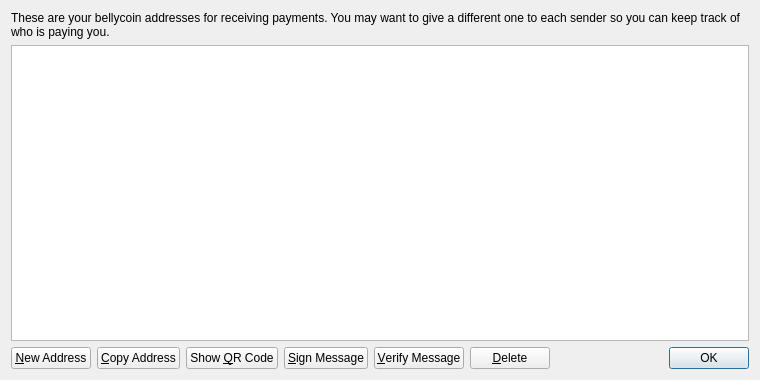
<?xml version="1.0" encoding="UTF-8"?>
<ui version="4.0">
 <class>AddressBookPage</class>
 <widget class="QWidget" name="AddressBookPage">
  <property name="geometry">
   <rect>
    <x>0</x>
    <y>0</y>
    <width>760</width>
    <height>380</height>
   </rect>
  </property>
  <property name="windowTitle">
   <string>Address Book</string>
  </property>
  <layout class="QVBoxLayout" name="verticalLayout">
   <item>
    <widget class="QLabel" name="labelExplanation">
     <property name="text">
      <string>These are your bellycoin addresses for receiving payments. You may want to give a different one to each sender so you can keep track of who is paying you.</string>
     </property>
     <property name="textFormat">
      <enum>Qt::PlainText</enum>
     </property>
     <property name="wordWrap">
      <bool>true</bool>
     </property>
    </widget>
   </item>
   <item>
    <widget class="QTableView" name="tableView">
     <property name="contextMenuPolicy">
      <enum>Qt::CustomContextMenu</enum>
     </property>
     <property name="toolTip">
      <string>Double-click to edit address or label</string>
     </property>
     <property name="tabKeyNavigation">
      <bool>false</bool>
     </property>
     <property name="alternatingRowColors">
      <bool>true</bool>
     </property>
     <property name="selectionMode">
      <enum>QAbstractItemView::SingleSelection</enum>
     </property>
     <property name="selectionBehavior">
      <enum>QAbstractItemView::SelectRows</enum>
     </property>
     <property name="sortingEnabled">
      <bool>true</bool>
     </property>
     <attribute name="verticalHeaderVisible">
      <bool>false</bool>
     </attribute>
    </widget>
   </item>
   <item>
    <layout class="QHBoxLayout" name="horizontalLayout">
     <item>
      <widget class="QPushButton" name="newAddressButton">
       <property name="toolTip">
        <string>Create a new address</string>
       </property>
       <property name="text">
        <string>&amp;New Address</string>
       </property>
       <property name="icon">
        <iconset resource="../bitcoin.qrc">
         <normaloff>:/icons/add</normaloff>:/icons/add</iconset>
       </property>
      </widget>
     </item>
     <item>
      <widget class="QPushButton" name="copyToClipboard">
       <property name="toolTip">
        <string>Copy the currently selected address to the system clipboard</string>
       </property>
       <property name="text">
        <string>&amp;Copy Address</string>
       </property>
       <property name="icon">
        <iconset resource="../bitcoin.qrc">
         <normaloff>:/icons/editcopy</normaloff>:/icons/editcopy</iconset>
       </property>
      </widget>
     </item>
     <item>
      <widget class="QPushButton" name="showQRCode">
       <property name="text">
        <string>Show &amp;QR Code</string>
       </property>
       <property name="icon">
        <iconset resource="../bitcoin.qrc">
         <normaloff>:/icons/qrcode</normaloff>:/icons/qrcode</iconset>
       </property>
      </widget>
     </item>
     <item>
      <widget class="QPushButton" name="signMessage">
       <property name="toolTip">
        <string>Sign a message to prove you own a Bitcoin address</string>
       </property>
       <property name="text">
        <string>&amp;Sign Message</string>
       </property>
       <property name="icon">
        <iconset resource="../bitcoin.qrc">
         <normaloff>:/icons/edit</normaloff>:/icons/edit</iconset>
       </property>
      </widget>
     </item>
     <item>
      <widget class="QPushButton" name="verifyMessage">
       <property name="toolTip">
        <string>Verify a message to ensure it was signed with a specified Bitcoin address</string>
       </property>
       <property name="text">
        <string>&amp;Verify Message</string>
       </property>
       <property name="icon">
        <iconset resource="../bitcoin.qrc">
         <normaloff>:/icons/transaction_0</normaloff>:/icons/transaction_0</iconset>
       </property>
      </widget>
     </item>
     <item>
      <widget class="QPushButton" name="deleteButton">
       <property name="toolTip">
        <string>Delete the currently selected address from the list. Only sending addresses can be deleted.</string>
       </property>
       <property name="text">
        <string>&amp;Delete</string>
       </property>
       <property name="icon">
        <iconset resource="../bitcoin.qrc">
         <normaloff>:/icons/remove</normaloff>:/icons/remove</iconset>
       </property>
      </widget>
     </item>
     <item>
      <spacer name="horizontalSpacer">
       <property name="orientation">
        <enum>Qt::Horizontal</enum>
       </property>
       <property name="sizeHint" stdset="0">
        <size>
         <width>40</width>
         <height>20</height>
        </size>
       </property>
      </spacer>
     </item>
     <item>
      <widget class="QDialogButtonBox" name="buttonBox">
       <property name="sizePolicy">
        <sizepolicy hsizetype="Maximum" vsizetype="Fixed">
         <horstretch>0</horstretch>
         <verstretch>0</verstretch>
        </sizepolicy>
       </property>
       <property name="standardButtons">
        <set>QDialogButtonBox::Ok</set>
       </property>
      </widget>
     </item>
    </layout>
   </item>
  </layout>
 </widget>
 <resources>
  <include location="../bitcoin.qrc"/>
 </resources>
 <connections/>
</ui>
